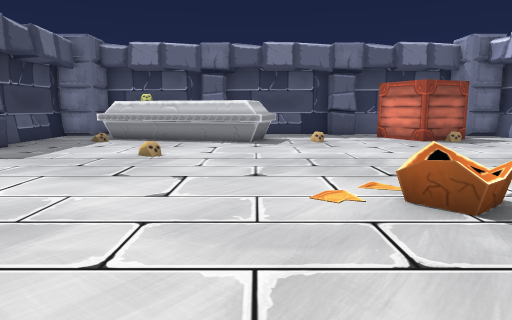
View 1 (above)

15 first-person views from a walk through a 3-D level made in the Unity game engine. The camera is 1.2 m above the floor, tilts 8° down and sees 70° across. The floor is counted in squares, 1 m on a side. Each view is taken from the middle of a square. On the plan, view 1 faces up. The plan holds only what a view shows up to about 15 squares ahead; the rest is blank. The place goes on beyond the plan. The player is left out.

View 2
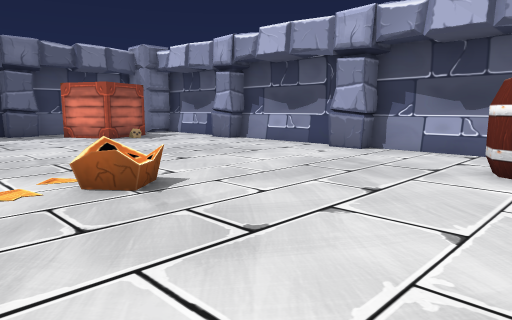

View 3
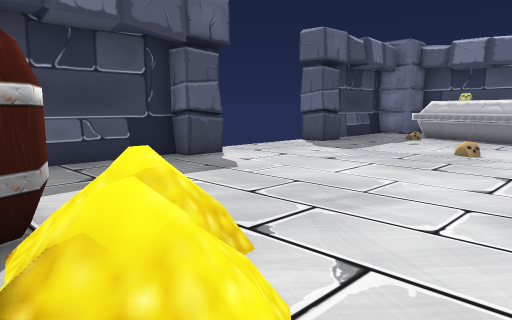

View 4
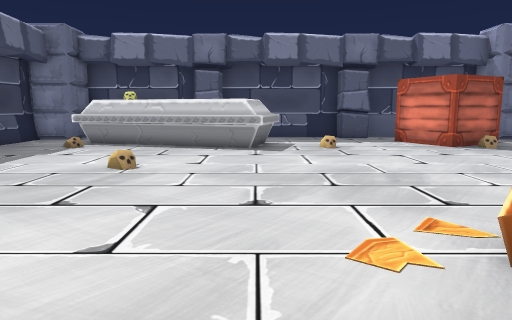

View 5
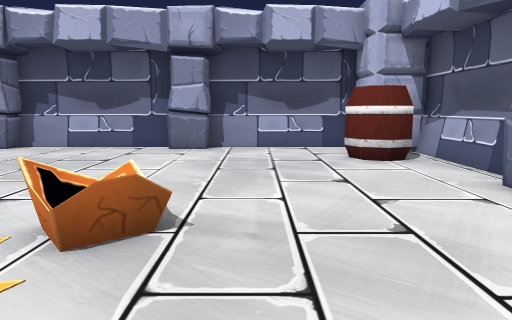

View 6
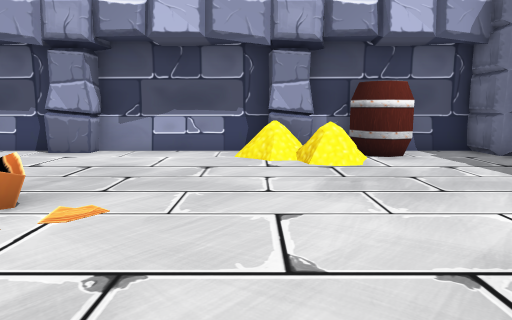

View 7
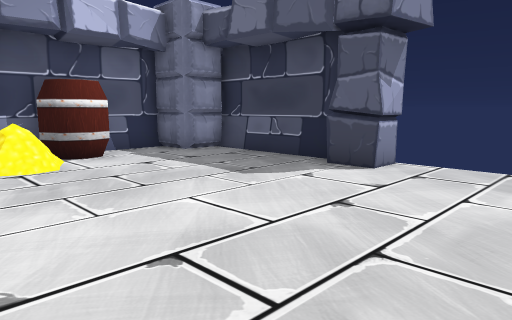

View 8
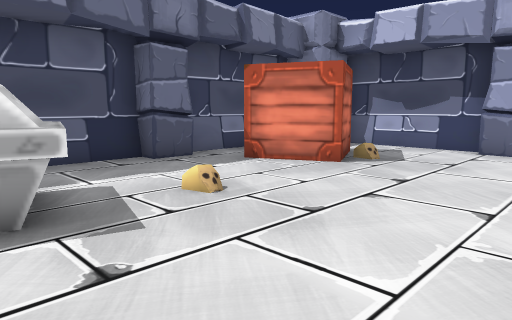

View 9
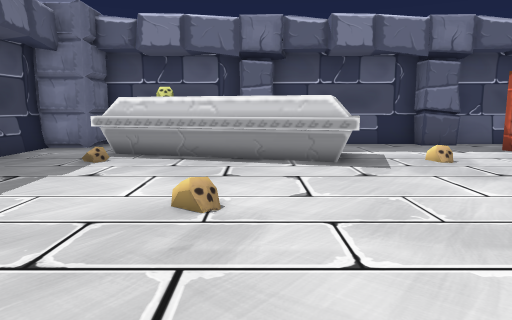

View 10
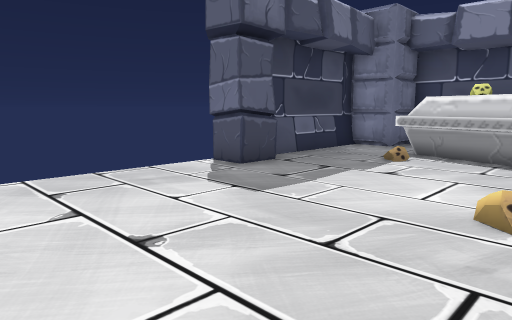

View 11
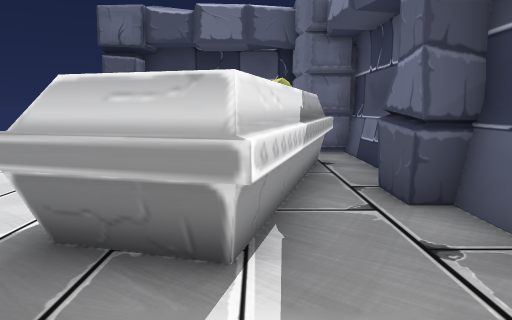

View 12
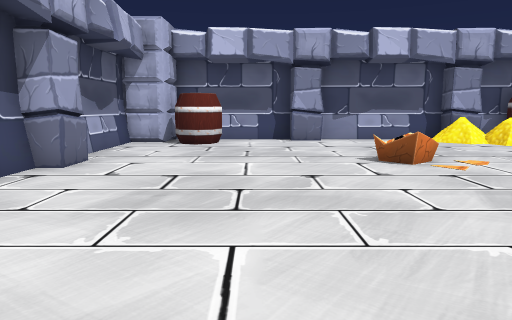

View 13
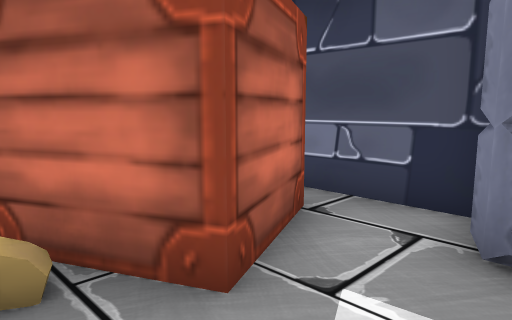

View 14
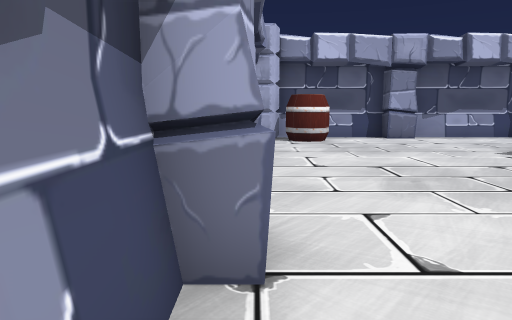

View 15
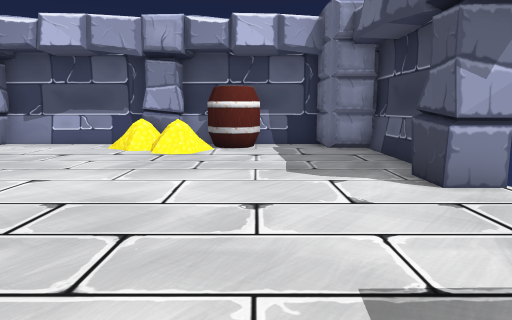

### Floor plan
Points are (right, up) in squares from view 1. A wall is a line through its corners. A room is listed if a view was taken in it or the views show most of it. See-through windows are left out.
Room 1 (views 1, 2, 3, 4, 5, 6, 7, 8, 9, 10, 11, 12, 13, 14, 15)
walls: (0.2, 12.9) (-5, 14.4); (0.5, 14.9) (-0.1, 12.9); (-0.6, 15.2) (0.3, 14.9) (-0.2, 13); (-7.8, 5.6) (-7.8, 4.4); (-5.4, 14.5) (-6.2, 14.8); (3.4, -0.9) (4.6, -0.9); (-8, 10.4) (-8.5, 10.4); (-1.4, -1) (-1.4, -1.7) (3.4, -1.7) (3.4, -0.9) (4.6, -1) (4.6, -1.7) (9.3, -1.7); (3.4, 17) (3.4, 17.7); (9.6, 11.6) (10.7, 11.6) (10.7, 16); (-1.5, -1) (-1.4, -1.7); (10, 10.7) (10.1, 11.5) (10.7, 11.6); (10.1, 5.6) (10.7, 5.6) (10.7, 10.4) (10, 10.4) (9.9, 11.7); (-7.8, 11.6) (-7.8, 10.4); (-7.9, 11.4) (-8, 10.5) (-8.7, 10.4); (10, 4.7) (10.1, 5.5) (10.7, 5.6); (4.4, 17) (3.5, 17) (3.5, 17.7) (-0.4, 17.7); (4.7, 16.9) (3.4, 16.9); (-8, 4.4) (-8.6, 4.4) (-8.6, -0.2); (-8.5, 5.6) (-7.9, 5.6) (-8, 4.5) (-8.6, 4.4); (-1.4, 17.7) (-1.4, 16.9); (-1.4, 17.7) (-1.4, 16.9); (-9, 5.5) (-7.9, 5.6); (-2.5, 17.7) (-7.2, 17.7); (-2.6, -1.7) (-2.5, -0.9); (9, 17.7) (4.9, 17.7); (-8.6, 16.3) (-8.6, 12.1); (-7.2, -1.7) (-2.5, -1.7) (-2.5, -0.9); (10.7, -0.2) (10.7, 4.4) (10, 4.4) (9.9, 5.6)
low walls: (-0.6, 15.4) (0.8, 15) (0.2, 12.7) (-6.4, 14.6); (-1.4, 0.4) (-0.9, -0.3); (-2.3, 0.7) (-2.3, 0.2); (-2.9, 1) (-2.3, 1) (-2, 0.4); (-2.6, 0.8) (-2.4, 0.5); (-1.5, 0.1) (-1.1, -0.1); (-1.9, 0.1) (-1.4, 0.4) (-0.8, -0.1); (-3.6, 0.2) (-3.2, 1.1); (9.6, 10.9) (9.6, 11.6); (4.7, 17.2) (3.5, 17.2)
ways out: opening at (0, 16) to room 2
objects: pillar (-8, -1) to (-7, 0); pillar (-8, 16) to (-7, 17); barrel (-5, -1) to (-4, 0); vase (2, 4) to (3, 5); block (5, 14) to (8, 16); barrel (7, -1) to (8, 1); pillar (9, -1) to (10, 0); pillar (9, 16) to (10, 17)
Room 2 (no view inside)
walls: (-1.4, 16.9) (-2.7, 16.9); (-0.4, 17.7) (-1.4, 17.7); (-5.6, 16.6) (-0.6, 15.2)
low walls: (-5.7, 16.8) (-0.6, 15.4)
ways out: opening at (0, 16) to room 1
objects: other object (-5, 15) to (-4, 15)

Where each view was taken, in squares from view 1:
view 1: 0 up, 0 right, facing up
view 2: 1 down, 0 right, facing up-right
view 3: 1 down, 0 right, facing up-left
view 4: 2 up, 0 right, facing up
view 5: 3 up, 1 left, facing right
view 6: 9 up, 1 left, facing down
view 7: 9 up, 1 left, facing down-left
view 8: 9 up, 1 left, facing up-right
view 9: 5 up, 2 left, facing up
view 10: 5 up, 2 left, facing up-left
view 11: 15 up, 3 right, facing left
view 12: 13 up, 6 right, facing down
view 13: 13 up, 10 right, facing up-left
view 14: 14 up, 10 right, facing down
view 15: 11 up, 5 left, facing down
